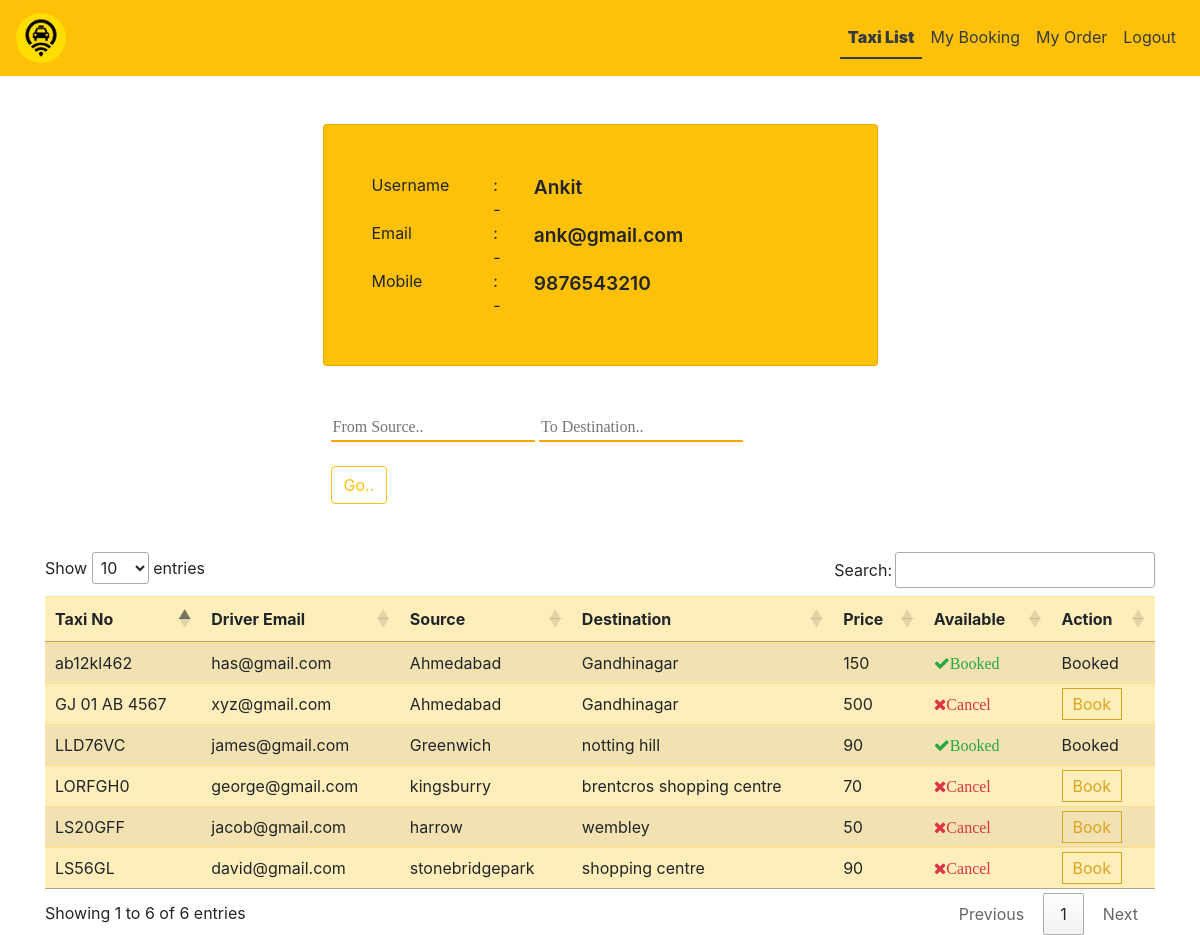
Screenshot of /search/ (signed in) with the database file from the repository.
### app1/models.py (models this page shows, shortened)
class Registeration(models.Model):
    name=models.CharField(max_length=30,null=True)
    mobile=models.CharField(max_length=30,null=True)
    email=models.EmailField()
    password=models.CharField(max_length=30,null=True)
    city=models.CharField(max_length=40,null=True)
    country=models.CharField(max_length=40,null=True)
    pincode=models.CharField(max_length=30,null=True)

class TaxiDetails(models.Model):
    taxi_no=models.CharField(max_length=15,null=True)
    driver=models.ForeignKey(DriverRegisteration,on_delete=models.CASCADE)
    source=models.CharField(max_length=40,null=True)
    destination=models.CharField(max_length=40,null=True)
    price=models.IntegerField(null=True)
    is_booked=models.BooleanField(default=False)
    is_accepted=models.BooleanField(default=False)

class DriverRegisteration(models.Model):
    name=models.CharField(max_length=30,null=True)
    mobile=models.CharField(max_length=30,null=True)
    email=models.EmailField()
    password=models.CharField(max_length=30,null=True)
    badge_number=models.CharField(max_length=20,unique=True,null=True)
    def __str__(self) -> str:
        return self.email

### app1/views.py (the view)
# urls.py: path('search/',search,name='search'),
def search(request):
    if 'email1' in request.session:
        user=Registeration.objects.get(email=request.session['email1'])
        if request.method=='POST':
            med = TaxiDetails.objects.all().filter(Q(source__icontains= request.POST['source']) | Q(destination__icontains = request.POST['destination']))
            data = {
                'med':med
            }
            return render(request,'sear.html',data)
        med = TaxiDetails.objects.all()
        data = {
            'med':med,
            'user':user
        }
        return render(request,'sear.html',data)
    else:
        return redirect('signin')

### app1/templates/sear.html (shortened to what this page needs)
{% load static %}
<!DOCTYPE html>
<html lang="en">
  <head>
    <link
      rel="stylesheet"
      href="https://cdn.jsdelivr.net/npm/bootstrap@4.6.2/dist/css/bootstrap.min.css" />
    <link
      rel="stylesheet"
      href="https://cdnjs.cloudflare.com/ajax/libs/font-awesome/4.7.0/css/font-awesome.min.css" />
    <link
      rel="stylesheet"
      href="https://cdn.datatables.net/1.13.1/css/jquery.dataTables.min.css" />
  </head>
  <body>
    <nav class="navbar navbar-expand-md bg-warning navbar-light">
      <a class="navbar-brand text-dark" href="/search/"
        ><img
          src="{% static  'img/logo.png'%}"
          style="border-radius: 50%; height: 50px; width: 50px"
      /></a>
      <div class="collapse navbar-collapse" id="collapsibleNavbar">
        <ul class="navbar-nav ml-auto">
          <li class="nav-item">
            <a class="nav-link text-dark" id="active" href="/search/"
              >Taxi List</a
            >
          </li>
          <li class="nav-item">
            <a class="nav-link text-dark" href="/getbookingdetails/">My Booking</a>
          </li>
          <li class="nav-item">
            <a class="nav-link text-dark" href="/myorder/">My Order</a>
          </li>
          {% if 'email1' in request.session %}
          <li class="nav-item">
            <a class="nav-link text-dark" href="/logout/">Logout</a>
          </li>
          {% elif 'email' in request.session %}
          <li class="nav-item">
            <a class="nav-link text-dark" href="/driverlogout/">Logout</a>
          </li>
          {% else %}
          <li class="nav-item">
            <a class="nav-link text-dark" href="/logout/">Login</a>
          </li>
          {% endif %}
        </ul>
      </div>
    </nav>
    <div class="container mt-5">
      <div class="card col-md-6 m-auto p-5 bg-warning">
        {% if 'email' in request.session %}
        <div class="row">
          <div class="col-md-3">Username</div>
          <div class="col-md-1">:-</div>
          <div class="col-md-8 display">{{ user.name }}</div>
        </div>
        <div class="row">
          <div class="col-md-3">Email</div>
          <div class="col-md-1">:-</div>
          <div class="col-md-8 display">{{request.session.email }}</div>
        </div>
        <div class="row">
          <div class="col-md-3">Mobile</div>
          <div class="col-md-1">:-</div>
          <div class="col-md-8 display">{{ user.mobile }}</div>
        </div>
        {% else %}
        <div></div>
        {% endif %}
      </div>
      <div class="card col-md-6 pt-5 pb-5 m-auto border-0 p-2">
        <form method="post">
          <input
            type="text"
            placeholder="From Source.."
            class="inputclass"
            name="source" />
          <input
            type="text"
            placeholder="To Destination.."
            class="inputclass"
            name="destination" />
            <br>
            <br>
          <button type="submit" class="btn btn-outline-warning">Go..</button>
        </form>
      </div>
      <table class="table table-warning table-striped" id="myTable">
        <thead>
          <th>Taxi No</th>
          <th>Driver Email</th>
          <th>Source</th>
          <th>Destination</th>
          <th>Price</th>
          <th>Available</th>
          <th>Action</th>
        </thead>
        <tbody>
          {% for i in med %}
          <tr>
            <td>{{ i.taxi_no }}</td>
            <td>{{ i.driver }}</td>
            <td>{{ i.source }}</td>
            <td>{{ i.destination }}</td>
            <td>{{ i.price }}</td>
            <td>
              {% if i.is_booked == True %}
              <i class="fa fa-check fa-fw text-success">Booked</i>
              <td>Booked</td>
              {% else %}
              <i class="fa fa-close fa-fw text-danger">Cancel</i>
              <td>
                <a class="aclass" href="/taxibookingdetails/{{ i.id }}">Book</a>
              </td>
              {% endif %}
            </td>
          </tr>
          {% endfor %}
        </tbody>
      </table>
    </div>
  </body>
</html>

### app1/templates/sear.html (style rules this page uses)
#active { font-weight: 900; border-bottom: 2px solid; }
.display { font-size: larger; font-weight: 600; }
input[type="text"] { border: 0px; font-family: cursive; border-bottom: 2px solid orange; }
.aclass { color: goldenrod; border: 1px solid goldenrod; padding: 5px 10px 5px 10px; }

### rows the page displays
Registeration: name "Ankit", session.email "ank@gmail.com", mobile "9876543210"
TaxiDetails: taxi_no "LS20GFF", driver "jacob@gmail.com", source "harrow", destination "wembley", price "50"
TaxiDetails: taxi_no "LORFGH0", driver "george@gmail.com", source "kingsburry", destination "brentcros shopping centre", price "70"
TaxiDetails: taxi_no "LS56GL", driver "david@gmail.com", source "stonebridgepark", destination "shopping centre", price "90"
TaxiDetails: taxi_no "LLD76VC", driver "james@gmail.com", source "Greenwich", destination "notting hill", price "90", is_booked "Booked"
TaxiDetails: taxi_no "ab12kl462", driver "has@gmail.com", source "Ahmedabad", destination "Gandhinagar", price "150", is_booked "Booked"
TaxiDetails: taxi_no "GJ 01 AB 4567", driver "xyz@gmail.com", source "Ahmedabad", destination "Gandhinagar", price "500"
